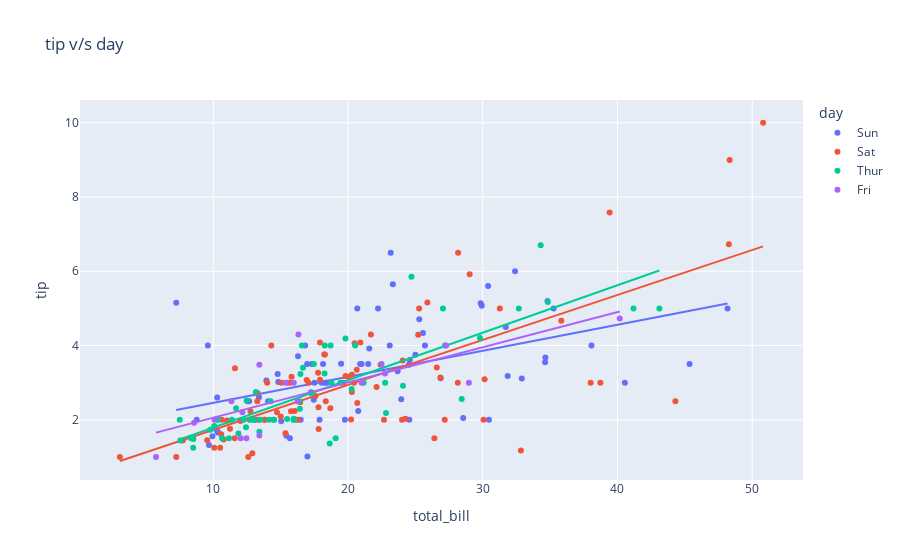

The notebook cell this image was saved under:
### Code cell
#finding how tip varies according to total_bill and day of the meal
fig = px.scatter(data_frame=df, x='total_bill',y="tip",color='day',trendline='ols',title="tip v/s day")
fig.show()
